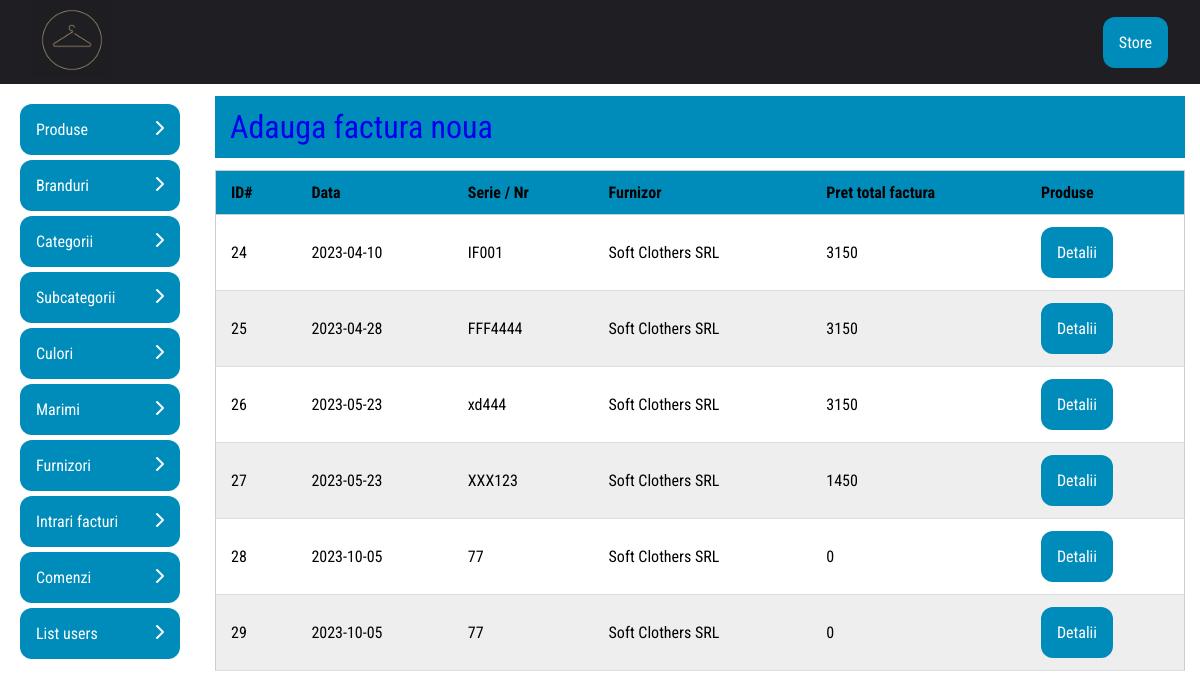
Screenshot of /admin_area/view_bills.php (signed in) with the database file from the repository.
### tables this page shows
CREATE TABLE IF NOT EXISTS `intrarifacturi` (
  `ID` int NOT NULL AUTO_INCREMENT,
  `serie` varchar(32) NOT NULL,
  `nr` varchar(32) NOT NULL,
  `cod_furnizor` int NOT NULL,
  `data` date NOT NULL,
  `TVA` varchar(32) NOT NULL,
  `nr_aviz` varchar(32) NOT NULL,
  `pret_total` float NOT NULL,
  PRIMARY KEY (`ID`),
  KEY `cod_furnizor` (`cod_furnizor`)
);

CREATE TABLE IF NOT EXISTS `furnizori` (
  `ID` int NOT NULL AUTO_INCREMENT,
  `denumire` varchar(100) NOT NULL,
  `adresa` varchar(255) NOT NULL,
  `cod_judet` int NOT NULL,
  `IBAN` varchar(100) NOT NULL,
  `Banca` varchar(100) NOT NULL,
  `CIF` varchar(255) NOT NULL,
  PRIMARY KEY (`ID`),
  KEY `cod_judet` (`cod_judet`)
);

### admin_area/view_bills.php (the view, shortened to what this page needs)
<?php
include("../includes/connect.php");
$bills_query = mysqli_query($con, "SELECT *,c.ID AS cod_fact
FROM intrarifacturi c
INNER JOIN furnizori f ON c.cod_furnizor=f.ID
");
?>
<!DOCTYPE html>
<html lang="en">
<head>
  <link rel="stylesheet" href="css/style.css">
</head>
<html>
<body>
  <?php include("includes/header.php") ?>
  <div class="wrapper">
    <?php include("includes/sidebar.php") ?>
    <div class="container">
      <div class="order-detail-header"><a href="insert_bills.php">Adauga factura noua</a></div>
      <div class="orders-wrapper">
        <table id="table_field">
          <thead>
            <th>ID#</th>
            <th>Data</th>
            <th>Serie / Nr</th>
            <th>Furnizor</th>
            <th>Pret total factura</th>
            <th>Produse</th>
          </thead>
          <tbody>
            <?php
            if (mysqli_num_rows($bills_query) ==  0) {
            ?>
              <div class='message' onclick='this.remove();'>No results .</div>
              <?php
            } else {
              while ($row = mysqli_fetch_assoc($bills_query)) {
              ?>
                <tr>
                  <td data-title="ID">
                    <div class="td-wrapper"><?= $row['cod_fact'] ?></div>
                  </td>
                  <td data-title="Data">
                    <div class="td-wrapper"><?php echo "" . $row['data'] . " " ?></div>
                  </td>
                  <td data-title="Serie/Nr">
                    <div class="td-wrapper"><?= $row['serie'] . $row['nr'] ?> </div>
                  </td>
                  <td data-title="Furnizor">
                    <div class="td-wrapper"><?= $row['denumire'] ?>
                  </td>
                  <td data-title="Pret total factura">
                    <div class="td-wrapper"><?= $row['pret_total'] ?></div>
                  </td>
                  <td data-title="Produse">
                    <div class="td-wrapper"><a href="bills_details.php?id_factura=<?= $row['cod_fact'] ?>" class="buttons">Detalii</a></div>
                  </td>
                </tr>
            <?php }
            } ?>
          </tbody>
        </table>
      </div>
    </div>
  </div>
</body>
</html>

### admin_area/css/style.css (style rules this page uses)
html { height: 100%; box-sizing: border-box; font-family: "Roboto Condensed", sans-serif; }
*, *::before, *::after { box-sizing: border-box; padding: 0; margin: 0; text-decoration: none; }
.wrapper { display: flex; min-height: 90vh; }
.container { display: flex; flex-direction: column; align-items: center; justify-content: flex-start; flex-grow: 1; padding: 12px 15px; }
.buttons { background-color: #008cba; border: none; color: white; padding: 1rem; text-align: center; font-size: 1rem; border-radius: 12px; cursor: pointer; flex-shrink: 1; }
.orders-wrapper { width: 100%; }
#table_field, #table_field--wide { border-collapse: collapse; width: 100%; border-radius: 5px 5px 0 0; }
#table_field th, #table_field td, #table_field--wide th, #table_field--wide td { padding: 12px 15px; }
#table_field tbody tr, #table_field--wide tbody tr { border-bottom: 1px solid #dddddd; }
#table_field, #table_field thead, #table_field tbody, #table_field th, #table_field td, #table_field tr, #table_field--wide, #table_field--wide thead, #table_field--wide tbody, #table_field--wide th, #table_field--wide td, #table_field--wide tr { display: block; }
#table_field tr, #table_field--wide tr { border: 1px solid #ccc; }
#table_field td, #table_field--wide td { position: relative; }
#table_field td::before, #table_field--wide td::before { position: absolute; top: 0px; left: 0px; width: 110px; padding: 8px; text-align: left; white-space: nowrap; content: attr(data-title); text-transform: capitalize; background: #f9f6e0; height: 100%; overflow: hidden; }
.td-wrapper { padding-left: 120px; display: flex; gap: 0.5rem; flex-shrink: 1; }
#table_field tbody tr:nth-child(even), #table_field--wide tbody tr:nth-child(even) { background: #eee; }
.order-detail-header { padding: 12px 15px; width: 100%; margin-bottom: 12px; background-color: #008cba; font-size: 2rem; }
@media screen and (min-width: 992px) { #table_field { display: table; } }
@media screen and (min-width: 992px) { #table_field thead { display: table-header-group; } }
@media screen and (min-width: 992px) { #table_field td, #table_field th { display: table-cell; } }
@media screen and (min-width: 992px) { #table_field tr { display: table-row; } }
@media screen and (min-width: 992px) { #table_field tbody { display: table-row-group; } }
@media screen and (min-width: 992px) { #table_field thead tr, #table_field td, #table_field td::before { position: static; } }
@media screen and (min-width: 992px) { #table_field td::before { content: none; } }
@media screen and (min-width: 992px) { #table_field .td-wrapper { padding-left: 0; } }

### rows the page displays
intrarifacturi: ID "24", data "2023-04-10", serie "IF", nr "001", cod_furnizor.denumire "Soft Clothers SRL", pret_total "3150"
intrarifacturi: ID "25", data "2023-04-28", serie "FFF", nr "4444", cod_furnizor.denumire "Soft Clothers SRL", pret_total "3150"
intrarifacturi: ID "26", data "2023-05-23", serie "xd", nr "444", cod_furnizor.denumire "Soft Clothers SRL", pret_total "3150"
intrarifacturi: ID "27", data "2023-05-23", serie "XXX", nr "123", cod_furnizor.denumire "Soft Clothers SRL", pret_total "1450"
intrarifacturi: ID "28", data "2023-10-05", serie "7", nr "7", cod_furnizor.denumire "Soft Clothers SRL", pret_total "0"
intrarifacturi: ID "29", data "2023-10-05", serie "7", nr "7", cod_furnizor.denumire "Soft Clothers SRL", pret_total "0"
